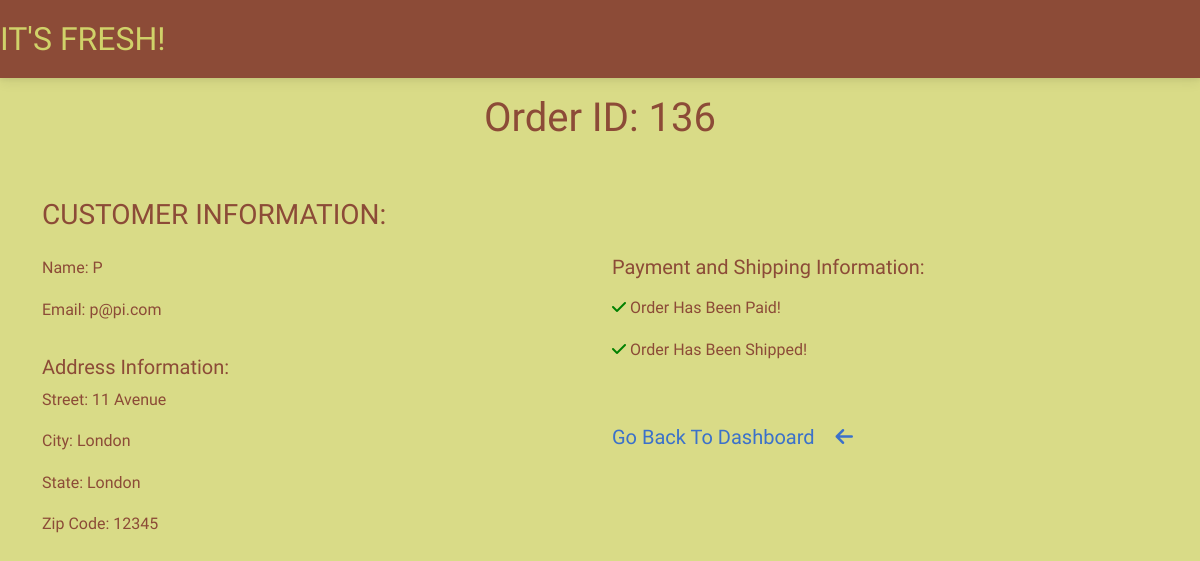
Screenshot of /cafe/orders/136/ (signed in) with the database file from the repository.
### customer/models.py (models this page shows, shortened)
class OrderModel(models.Model):
    created_on = models.DateTimeField(auto_now_add=True)
    price = models.DecimalField(max_digits=7, decimal_places=2)
    items = models.ManyToManyField('MenuItem', related_name='order', blank=True)
    name = models.CharField(max_length=50, blank=True)
    email = models.CharField(max_length=50, blank=True)
    street = models.CharField(max_length=50, blank=True)
    city = models.CharField(max_length=50, blank=True)
    state = models.CharField(max_length=15, blank=True)
    zip_code = models.IntegerField(blank=True, null=True)
    is_paid = models.BooleanField(default=False)
    is_shipped = models.BooleanField(default=False)

### cafe/views.py (the view, shortened to what this page needs)
# urls.py: path('orders/<int:pk>/', OrderDetails.as_view(), name='order-details')
class OrderDetails(LoginRequiredMixin, UserPassesTestMixin, View):
    def get(self, request, pk, *args, **kwargs):
        order = OrderModel.objects.get(pk=pk)
        context = {
            'order': order
        }
        return render(request, 'cafe/order-details.html', context)
    def test_func(self):
        return self.request.user.groups.filter(name='Staff').exists()

### cafe/templates/cafe/order-details.html
{% extends 'cafe/base.html' %}
{%  block content %}
<div class="container" style="color:#8C4B37;">
    <div class="row justify-content-center">
        <div class="col-md-6 col-sm-12 text-center mt-3">
            <h1>Order ID: {{ order.pk }}</h1>
        </div>
    </div>
    <div class="row justify-content-center">
        <div class="col-md-12 col-sm-12 mt-5">
            <h3>CUSTOMER INFORMATION:</h3>
        </div>
    </div>
    <div class="row justify-content-left">
        <div class="col-md-6 col-sm-12 text-left mt-3">
            <p><span style="font-weight: 400;">Name:</span> {{ order.name }}</p>
            <p><span style="font-weight: 400;">Email:</span> {{ order.email }}</p>
            <h5 class="pt-3">Address Information:</h5>
            <p><span style="font-weight: 400;">Street:</span> {{ order.street }}</p>
            <p><span style="font-weight: 400;">City:</span> {{ order.city }}</p>
            <p><span style="font-weight: 400;">State:</span> {{ order.state }}</p>
            <p><span style="font-weight: 400;">Zip Code:</span> {{ order.zip_code }}</p>
        </div>
        <div class="col-md-6 col-sm-12 mt-3">
            <h5>Payment and Shipping Information:</h5>
            <p class="mt-3">{% if order.is_paid%}
                <p><i style="color:green;" class="fas fa-check"></i>
                    <span class="pl-2">Order Has Been Paid!</span>
                </p>
                {% else %}
                <p><i style="color:red;" class="fas fa-times"></i>
                    <span class="pl-2">Order Has <strong>NOT</strong> Been Paid!  COLLECT CASH ON DELIVERY.</span>
                </p>
                {% endif %}
            </p>
            {% if order.is_shipped%}
            <p><i style="color:green;" class="fas fa-check"></i>
                <span class="pl-2">Order Has Been Shipped!</span>
            </p>
            {% else %}
            <form method="POST">
                {% csrf_token%}
                <button type="submit" class="btn btn-outline-success">Mark as Shipped</button>
            </form>
            {% endif %}
            <p >
                <a href='{% url "dashboard" %}'>
                    <h5>Go Back To Dashboard
                        <i class='fa-solid fa-arrow-left ms-3 pt-5'></i></h5>
                </a>
            </p>
        </div>
    </div>
</div>
{% endblock content %}

### customer/static/customer/site.css (style rules this page uses)
body { font-family: 'Bubblegum Sans', Sans-Serif, cursive; background-color:rgba(208, 210, 105, 0.8); color:rgba(140, 75, 55, 1) }

### rows the page displays
OrderModel: pk "136", name "P", email "p@pi.com", street "11 Avenue", city "London", state "London", zip_code "12345"
